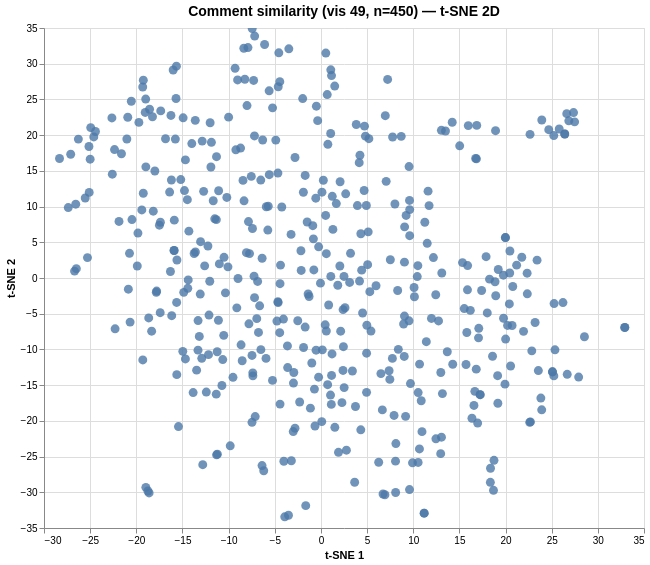

Write the Vega-Lite specification saved for this chart.
### Vega specification from a JSON file in a GitHub repository (floating-point values rounded to 4 significant figures; data arrays with more than 128 entries replaced by an {"elided": "..."} marker saying what was removed)
{"$schema": "https://vega.github.io/schema/vega/v6.json", "data": [{"name": "param_1e9efca18e7a2868_store"}, {"name": "source_0", "values": {"elided": "450 records"}}, {"name": "source_0_x_domain_dim_1", "values": [{"min": -28.32, "max": 32.93}]}, {"name": "source_0_y_domain_dim_2", "values": [{"min": -33.44, "max": 34.93}]}], "signals": [{"name": "unit", "value": {}, "on": [{"events": "pointermove", "update": "isTuple(group()) ? group() : unit"}]}, {"name": "param_1e9efca18e7a2868", "update": "vlSelectionResolve(\"param_1e9efca18e7a2868_store\", \"union\")"}, {"name": "param_1e9efca18e7a2868_dim_1", "on": [{"events": [{"source": "view", "type": "dblclick"}], "update": "null"}, {"events": {"signal": "param_1e9efca18e7a2868_translate_delta"}, "update": "panLinear(param_1e9efca18e7a2868_translate_anchor.extent_x, -param_1e9efca18e7a2868_translate_delta.x / width)"}, {"events": {"signal": "param_1e9efca18e7a2868_zoom_delta"}, "update": "zoomLinear(domain(\"x\"), param_1e9efca18e7a2868_zoom_anchor.x, param_1e9efca18e7a2868_zoom_delta)"}]}, {"name": "param_1e9efca18e7a2868_dim_2", "on": [{"events": [{"source": "view", "type": "dblclick"}], "update": "null"}, {"events": {"signal": "param_1e9efca18e7a2868_translate_delta"}, "update": "panLinear(param_1e9efca18e7a2868_translate_anchor.extent_y, param_1e9efca18e7a2868_translate_delta.y / height)"}, {"events": {"signal": "param_1e9efca18e7a2868_zoom_delta"}, "update": "zoomLinear(domain(\"y\"), param_1e9efca18e7a2868_zoom_anchor.y, param_1e9efca18e7a2868_zoom_delta)"}]}, {"name": "param_1e9efca18e7a2868_tuple", "on": [{"events": [{"signal": "param_1e9efca18e7a2868_dim_1 || param_1e9efca18e7a2868_dim_2"}], "update": "param_1e9efca18e7a2868_dim_1 && param_1e9efca18e7a2868_dim_2 ? {unit: \"\", fields: param_1e9efca18e7a2868_tuple_fields, values: [param_1e9efca18e7a2868_dim_1,param_1e9efca18e7a2868_dim_2]} : null"}]}, {"name": "param_1e9efca18e7a2868_tuple_fields", "value": [{"field": "dim_1", "channel": "x", "type": "R"}, {"field": "dim_2", "channel": "y", "type": "R"}]}, {"name": "param_1e9efca18e7a2868_translate_anchor", "value": {}, "on": [{"events": [{"source": "scope", "type": "pointerdown"}], "update": "{x: x(unit), y: y(unit), extent_x: domain(\"x\"), extent_y: domain(\"y\")}"}]}, {"name": "param_1e9efca18e7a2868_translate_delta", "value": {}, "on": [{"events": [{"source": "window", "between": [{"source": "scope", "type": "pointerdown"}, {"source": "window", "type": "pointerup"}], "consume": true, "type": "pointermove"}], "update": "{x: param_1e9efca18e7a2868_translate_anchor.x - x(unit), y: param_1e9efca18e7a2868_translate_anchor.y - y(unit)}"}]}, {"name": "param_1e9efca18e7a2868_zoom_anchor", "on": [{"events": [{"source": "scope", "consume": true, "type": "wheel"}], "update": "{x: invert(\"x\", x(unit)), y: invert(\"y\", y(unit))}"}]}, {"name": "param_1e9efca18e7a2868_zoom_delta", "on": [{"events": [{"source": "scope", "consume": true, "type": "wheel"}], "update": "pow(1.001, event.deltaY * pow(16, event.deltaMode))", "force": true}]}, {"name": "param_1e9efca18e7a2868_modify", "on": [{"events": {"signal": "param_1e9efca18e7a2868_tuple"}, "update": "modify(\"param_1e9efca18e7a2868_store\", param_1e9efca18e7a2868_tuple, true)"}]}], "marks": [{"type": "symbol", "name": "marks", "from": {"data": "source_0"}, "encode": {"update": {"x": {"field": "dim_1", "scale": "x"}, "size": {"value": 80}, "opacity": {"value": 0.8}, "tooltip": {"signal": "{\"Comment #\": format(datum[\"index\"], \"\"), \"Comment\": isValid(datum[\"comment\"]) ? datum[\"comment\"] : \"\"+datum[\"comment\"]}"}, "y": {"field": "dim_2", "scale": "y"}, "shape": {"value": "circle"}, "fill": {"value": "#4c78a8"}}}, "interactive": true, "clip": true, "style": ["circle"]}], "scales": [{"name": "x", "type": "linear", "domain": [{"signal": "(data(\"source_0_x_domain_dim_1\")[0] || {}).min"}, {"signal": "(data(\"source_0_x_domain_dim_1\")[0] || {}).max"}], "range": [0, {"signal": "width"}], "domainRaw": {"signal": "param_1e9efca18e7a2868[\"dim_1\"]"}, "nice": true, "zero": true}, {"name": "y", "type": "linear", "domain": [{"signal": "(data(\"source_0_y_domain_dim_2\")[0] || {}).min"}, {"signal": "(data(\"source_0_y_domain_dim_2\")[0] || {}).max"}], "range": [{"signal": "height"}, 0], "nice": true, "zero": true, "domainRaw": {"signal": "param_1e9efca18e7a2868[\"dim_2\"]"}}], "axes": [{"scale": "x", "domain": false, "maxExtent": 0, "ticks": false, "aria": false, "labels": false, "tickCount": {"signal": "ceil(width/40)"}, "gridScale": "y", "grid": true, "minExtent": 0, "zindex": 0, "orient": "bottom"}, {"scale": "y", "maxExtent": 0, "labels": false, "grid": true, "tickCount": {"signal": "ceil(height/40)"}, "domain": false, "ticks": false, "zindex": 0, "gridScale": "x", "orient": "left", "minExtent": 0, "aria": false}, {"scale": "x", "orient": "bottom", "zindex": 0, "labelOverlap": true, "labelFlush": true, "grid": false, "tickCount": {"signal": "ceil(width/40)"}, "title": "t-SNE 1"}, {"scale": "y", "grid": false, "tickCount": {"signal": "ceil(height/40)"}, "orient": "left", "labelOverlap": true, "zindex": 0, "title": "t-SNE 2"}], "title": {"text": "Comment similarity (vis 49, n=450) — t-SNE 2D", "fontSize": 14, "frame": "group"}, "width": 600, "padding": 5, "background": "white", "height": 500, "style": "cell"}
